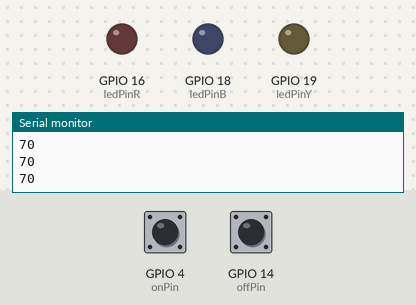
Recording of a sketch running on a simulated ESP32. Parts: output pins drawn as LEDs (lit = HIGH), the last lines printed to the serial monitor. Inputs (shaded band) come from the test bench; at power-on: GPIO 4 (onPin) HIGH, GPIO 14 (offPin) HIGH.

Above: at 2.2 s.
2.3 s: GPIO 4 (onPin) pulled LOW for 0.6 s
At 4.1 s:
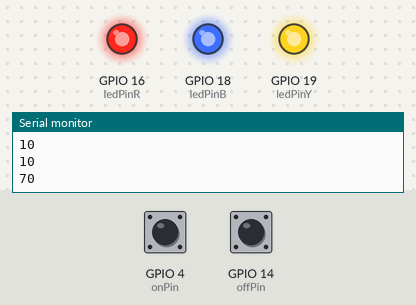
4.4 s: GPIO 14 (offPin) pulled LOW for 0.6 s
At 4.7 s:
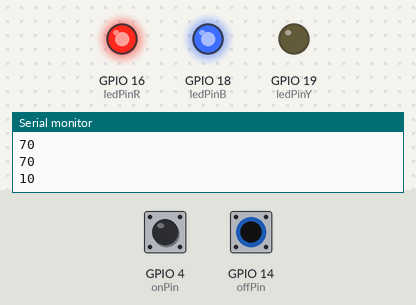
6.5 s: GPIO 4 (onPin) pulled LOW for 1 s
At 6.8 s:
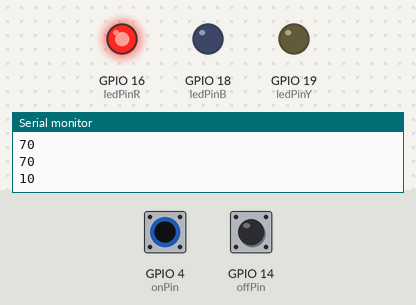
Timing chart, 0 to 9.5 s (numbered marks = the images above; inputs shaded):
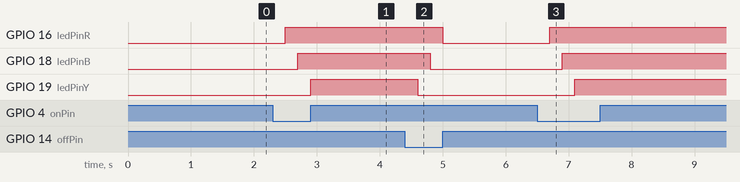

Measured:
- after the input at 2.3 s, GPIO 16 (ledPinR): LOW → HIGH after 0.20 s; GPIO 18 (ledPinB): LOW → HIGH after 0.40 s; GPIO 19 (ledPinY): LOW → HIGH after 0.60 s
- after the input at 4.4 s, GPIO 16 (ledPinR): HIGH → LOW after 0.60 s; GPIO 18 (ledPinB): HIGH → LOW after 0.40 s; GPIO 19 (ledPinY): HIGH → LOW after 0.20 s
- after the input at 6.5 s, GPIO 16 (ledPinR): LOW → HIGH after 0.20 s; GPIO 18 (ledPinB): LOW → HIGH after 0.40 s; GPIO 19 (ledPinY): LOW → HIGH after 0.60 s

The sketch:

TouchEdited.ino
```cpp
// set pin numbers
const int onPin = 4;
const int offPin = 14;

const int ledPinR = 16;
const int ledPinB = 18;
const int ledPinY = 19;


// change with your threshold value
const int threshold = 20;
// variable for storing the touch pin value
int ledInt;

int onValue;
int offValue;

void setup(){
  Serial.begin(115200);
  delay(1000); // give me time to bring up serial monitor
  // initialize the LED pin as an output:
  pinMode (ledPinR, OUTPUT);
  pinMode (ledPinB, OUTPUT);
  pinMode (ledPinY, OUTPUT);
}

void loop(){
  // read the state of the pushbutton value:
  onValue = touchRead(onPin);
  offValue = touchRead(offPin);

  if (offValue < threshold) {
    Serial.println(offValue);

    digitalWrite(ledPinY, LOW);
    delay(200);
    digitalWrite(ledPinB, LOW);
    delay(200);
    digitalWrite(ledPinR, LOW);
    delay(200);
  }
  if(onValue < threshold){
    Serial.println(onValue);
    digitalWrite(ledPinR, HIGH);
    delay(200);
    digitalWrite(ledPinB, HIGH);
    delay(200);
    digitalWrite(ledPinY, HIGH);
    delay(200);
  }Serial.println(onValue);
  delay(500);
}
```
